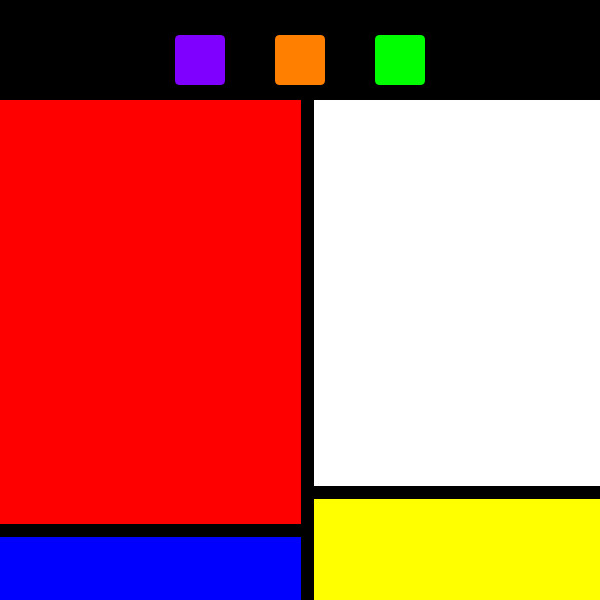
Frame 1 (no input)
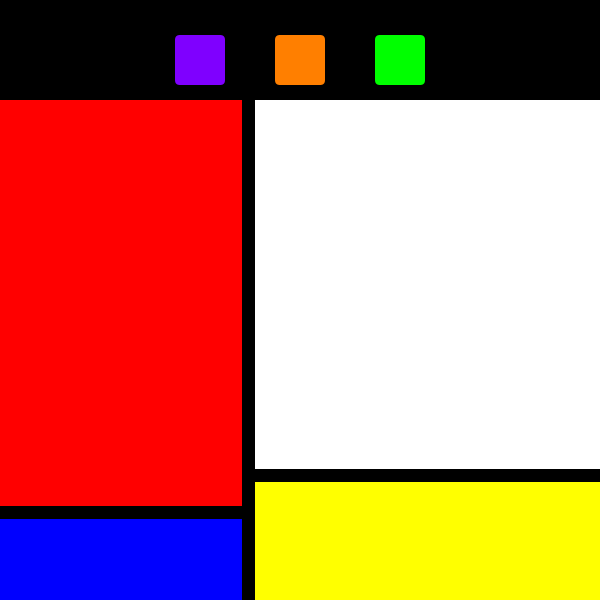
Frame 60 (the mouse pressed at the canvas centre just before this capture)
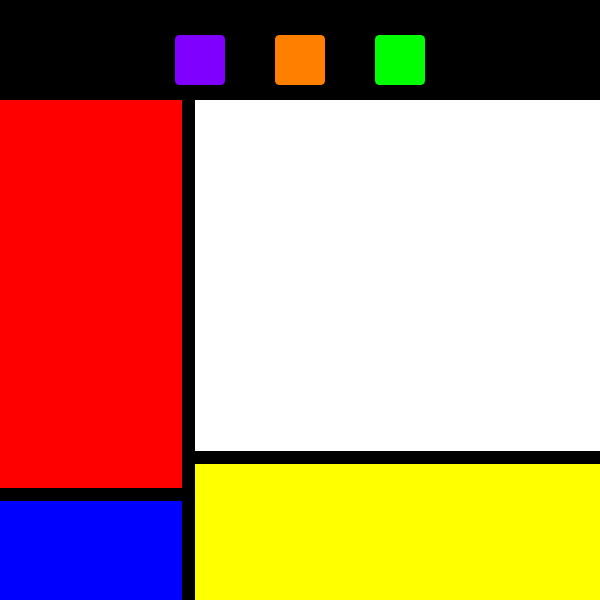
Frame 120 (the mouse held since frame 60 and released just before this capture)

The Processing sketch that drew these frames (run headless with seeded random() and noise(); from frame 60 on, the mouse is pressed at the canvas centre):

// Processing sketch: class_mondrian_adv
// ── class_mondrian_adv.pde
int posOriginaleX = 200;
int posOriginaleY = 60;
int RectSize = 50;

Mondrian mond1 = new Mondrian(0, 100, 600, 500, #FF0000, #FFFFFF, #FFFF00, #0000FF);

color c1 = #7F00FF; 
color c2 = #FF7F00;
color c3 = #00FF00;

Bottone bottone1 = new Bottone(posOriginaleX, posOriginaleY, RectSize, c1);
Bottone bottone2 = new Bottone(posOriginaleX+100, posOriginaleY, RectSize, c2);
Bottone bottone3 = new Bottone(posOriginaleX+200, posOriginaleY, RectSize, c3);

String currentColorButton = "";
String currentColorRect = "";

void setup() {
  size(600, 600);
  frameRate(60);
}

void draw() {
  background(0);

  mond1.setVelocity(1, 0.3);
  mond1.animate();
  mond1.display();

  bottone1.display();  
  bottone2.display();
  bottone3.display();
  
  bottone1.update();
  bottone2.update();  
  bottone3.update();
  
  println("colore bottone: "+ currentColorButton);
  println("colore rect: "+ currentColorRect);
  
  if(currentColorRect.equals("#FF0000")) println("FOO!");
}


void mouseDragged() {
  //println("mouseOK");
  if (mouseButton == LEFT) {
    if (bottone1.isInside()) {
      bottone1.setPosition(mouseX, mouseY);
      currentColorButton = bottone1.getColor();
    }

    if (bottone2.isInside()) { 
      bottone2.setPosition(mouseX, mouseY);
      currentColorButton = bottone2.getColor();
    }

    if (bottone3.isInside()) {
      bottone3.setPosition (mouseX, mouseY);
      currentColorButton = bottone3.getColor();
    }
  }
}

void mouseReleased() {
  currentColorRect = mond1.getColor(mouseX, mouseY);  
  
  bottone1.setPosition(posOriginaleX, posOriginaleY);
  bottone2.setPosition(posOriginaleX+100, posOriginaleY);
  bottone3.setPosition (posOriginaleX+200, posOriginaleY);
  
  currentColorButton = "";  
}

// ── bottone_class.pde
class Bottone {
  float posOriginaleX, posOriginaleY;
  float posX, posY;
  int size, min, max;
  color c;

  Bottone(float xPosOrigin, float yPosOrigin, int s, color col) {
    posOriginaleX = xPosOrigin;
    posOriginaleY = yPosOrigin;
    posX = posOriginaleX;
    posY = posOriginaleY;
    size = s;
    c = col;
  }

  float[] getPosition() {
    float[] position = {posX, posY};
    return position;
  }

  String getColor() {
    return ("#"+hex(c, 6));
  }

  void setPosition(float newX, float newY) {
    posX = newX;
    posY = newY;
  }

  void display() {
    push();
    fill(c);
    if (isInside()) {
      stroke(255); 
      strokeWeight(4);
    } else {
      noStroke();
    }
    rectMode(CENTER);
    strokeWeight(1);
    rect (posX, posY, size, size, 5);
    pop();
  }

  void update() {
    isInside();
  }

  boolean isInside() {
    if (mouseX >= posX-size/2 &&
      mouseX <= posX + size/2 && 
      mouseY >= posY-size/2 && 
      mouseY <= posY + size/2) return true;      
    else return false;
  }
}

// ── mondrian_class.pde
class Mondrian {
  float posx, posy, Width, Height;
  float x_move, x_moveNext, y_move1, y_moveNext1, y_move2, y_moveNext2;
  float r0w, r0h, r1w, r1h, r2w, r2h, r3w, r3h;
  float min, max;
  float velocitaX = 1.5;
  float velocitaY = 1.5;
  Rettangolo[] rettangolo = new Rettangolo[4];


  //costruttore
  Mondrian(float px, float py, float b, float a, color c0, color c1, color c2, color c3) {
    posx = px;
    posy = py;
    Width = b;
    Height = a;

    min = min(Width, Height) * 0.1;
    max = min(Width, Height) * 0.9;

    x_move = random(min, max);
    x_moveNext = random(min, max);
    y_move1 = random(min, max);
    y_moveNext1 = random(min, max);
    y_move2 = random(min, max);
    y_moveNext2 = random(min, max);

    r0w = x_move;
    r0h = y_move1;
    r1w = Width - r0w;
    r1h = y_move2;
    r2w = r1w;
    r2h = Height - r1h;
    r3w = r0w;
    r3h = Height - r0h;

    rettangolo[0] = new Rettangolo(posx, posy, r0w, r0h, c0);
    rettangolo[1] = new Rettangolo(posx + x_move, posy, r1w, r1h, c1);
    rettangolo[2] = new Rettangolo(posx + x_move, posy + y_move2, r2w, r2h, c2); 
    rettangolo[3] = new Rettangolo(posx, posy + y_move1, r3w, r3h, c3);
  }

  //metodi
  void display() {
    push();
    rettangolo[0].display();
    rettangolo[1].display();  
    rettangolo[2].display();   
    rettangolo[3].display();
    lines();
    pop();
  } 

  void lines() {   
    push();
    stroke(#000000);
    strokeWeight(13);
    line(posx + x_move, posy, posx + x_move, posy + Height);
    line(posx, posy + y_move1, posx + x_move, posy + y_move1);
    line(posx + x_move, posy + y_move2, posx + Width, posy + y_move2);
    pop();
  }

  void setVelocity(float vx, float vy) {
    velocitaX = vx;
    velocitaY = vy;
  }

  void animate() {
    if (x_move < x_moveNext) {
      x_move += velocitaX;
      if (x_move >= x_moveNext) {
        x_move = x_moveNext;
        x_moveNext = random (min, max);
      }
    }

    if (x_move > x_moveNext) {
      x_move -= velocitaX;
      if (x_move <= x_moveNext) {
        x_move = x_moveNext;
        x_moveNext = random(min, max);
      }
    }

    if (y_move1 < y_moveNext1) {
      y_move1 += velocitaY;
      if (y_move1 >= y_moveNext1) {
        y_move1 = y_moveNext1;
        y_moveNext1 = random (min, max);
      }
    }
    if (y_move1 > y_moveNext1) {
      y_move1 -= velocitaY;
      if (y_move1 <= y_moveNext1) {
        y_move1 = y_moveNext1;
        y_moveNext1 = random(min, max);
      }
    }  
    if (y_move2 < y_moveNext2) {
      y_move2 += velocitaY;
      if (y_move2 >= y_moveNext2) {
        y_move2 = y_moveNext2;
        y_moveNext2 = random (min, max);
      }
    }
    if (y_move2 > y_moveNext2) {
      y_move2 -= velocitaY;
      if (y_move2 <= y_moveNext2) {
        y_move2 = y_moveNext2;
        y_moveNext2 = random(min, max);
      }
    }    

    r0w = x_move;
    r0h = y_move1;
    r1w = Width - r0w;
    r1h = y_move2;
    r2w = r1w;
    r2h = Height - r1h;
    r3w = r0w;
    r3h = Height - r0h;

    rettangolo[0].setNewOrigin(posx, posy);
    rettangolo[0].setNewSize(r0w, r0h);
    rettangolo[0].display();
    rettangolo[1].setNewOrigin(posx+r0w, posy);
    rettangolo[1].setNewSize(r1w, r1h);
    rettangolo[1].display();
    rettangolo[2].setNewOrigin(posx+r0w, posy + r1h);
    rettangolo[2].setNewSize(r2w, r2h);
    rettangolo[2].display();
    rettangolo[3].setNewOrigin(posx, posy+r0h);
    rettangolo[3].setNewSize(r3w, r3h);
    rettangolo[3].display();

    lines();
  }

  String getColor(float x, float y) {
    if (x >= posx && x <= posx+Width && y >= posy && y <= posy+Height) {
      if (rettangolo[0].getColor(x, y) != "") return rettangolo[0].getColor(x, y);
      if (rettangolo[1].getColor(x, y) != "") return rettangolo[1].getColor(x, y);
      if (rettangolo[2].getColor(x, y) != "") return rettangolo[2].getColor(x, y);
      if (rettangolo[3].getColor(x, y) != "") return rettangolo[3].getColor(x, y);
    }
    return "";
  }
}

// ── rettangolo_class.pde
class Rettangolo {
  float posx, posy, Width, Height;
  color colore;

  //costruttore
  Rettangolo(float px, float py, float base, float altezza, color colors) {
    posx=px;
    posy=py;
    Width = base;
    Height = altezza;
    colore = colors;
  }

  //metodi
  void display() {
    noStroke();
    fill(colore); 
    rect(posx, posy, Width, Height);
  }

  void setNewOrigin(float x, float y) {
    posx = x;
    posy = y;
  }

  void setNewSize(float w, float h) {
    Width = w;
    Height = h;
  }

  String getColor(float x, float y) {
    if(x >= posx && x <= posx+Width && y >= posy && y <= posy+Height) return ("#"+hex(colore, 6));
    return "";
  }
}
